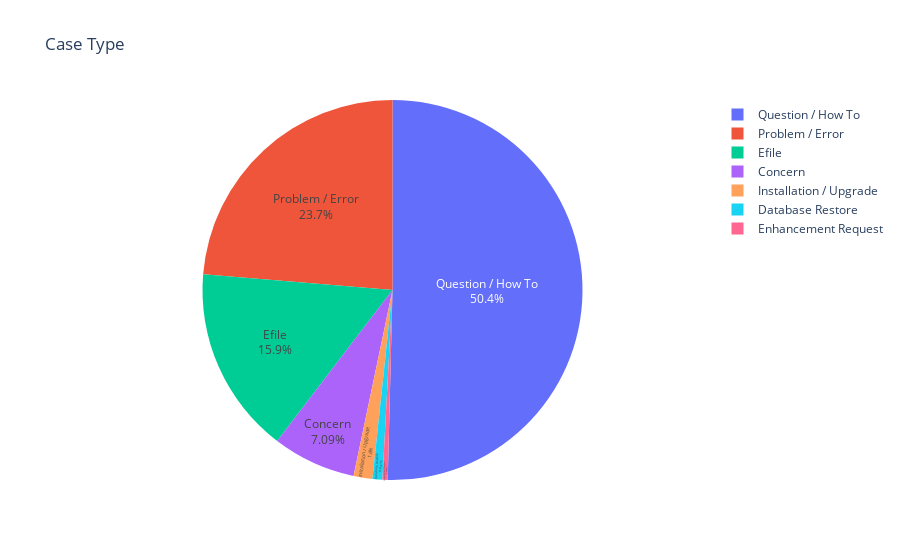

The code cell stored with this chart in its notebook:
### Code cell
typecounts = df["Case Type"].value_counts().to_dict()
df1 = pd.DataFrame(list(typecounts.items()), columns=['Case_type', 'Counts'])

fig = px.pie(df1, values='Counts', names='Case_type',
             title='Case Type',labels='Case_type')
fig.update_traces(textposition='inside', textinfo='percent+label')
fig.show()

### Figure 1 — Plotly figure (JSON) as saved in the notebook; plotly's stock layout.template omitted (floating-point values rounded to 4 significant figures)
{"data": [{"domain": {"x": [0, 1], "y": [0, 1]}, "hovertemplate": "Case_type=%{label}<br>Counts=%{value}<extra></extra>", "labels": ["Question / How To", "Problem / Error", "Efile", "Concern", "Installation / Upgrade", "Database Restore", "Enhancement Request"], "legendgroup": "", "name": "", "showlegend": true, "textinfo": "percent+label", "textposition": "inside", "type": "pie", "values": [93537, 43945, 29593, 13159, 2971, 1561, 831]}], "layout": {"legend": {"tracegroupgap": 0}, "title": {"text": "Case Type"}}}
